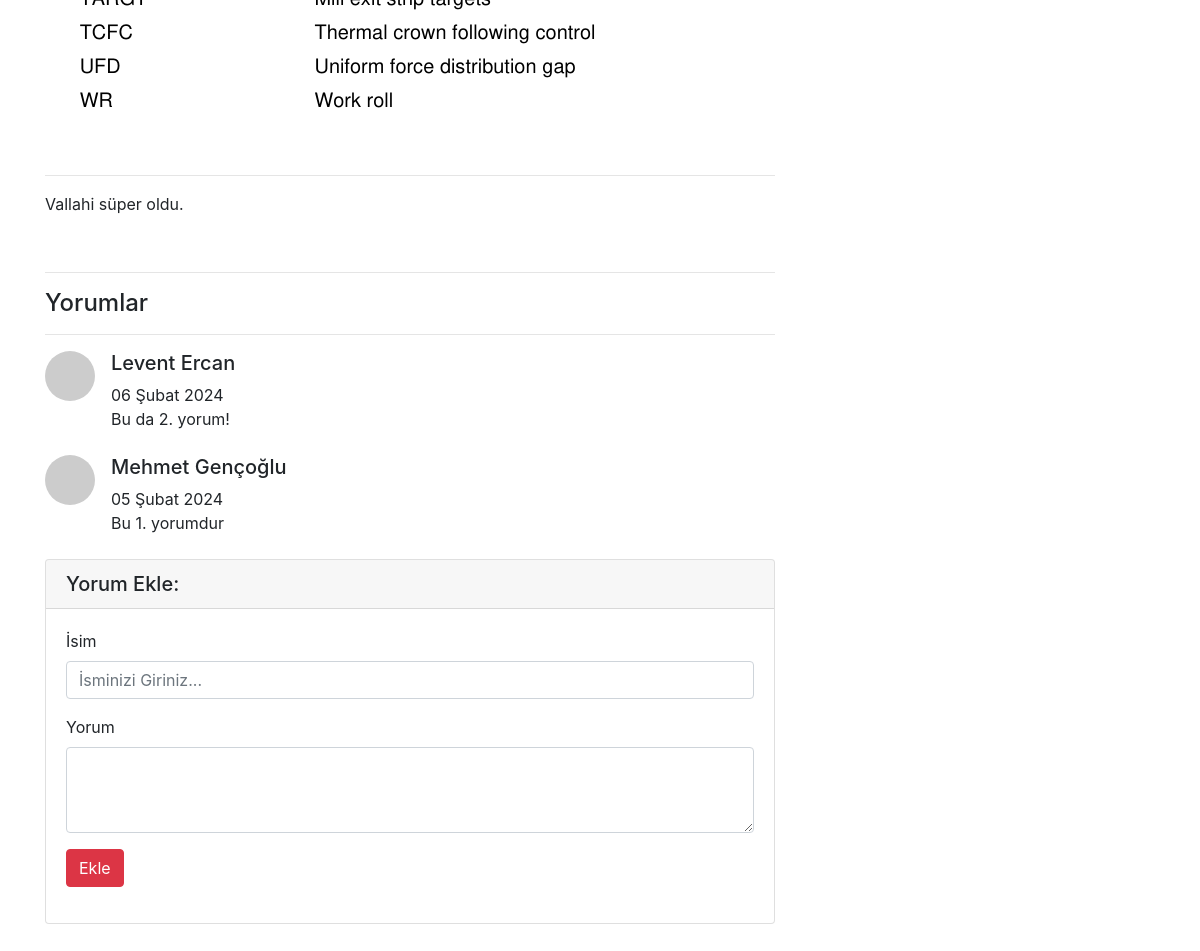
Before: /articles/article/26 (signed in, lower part) with the older database file.
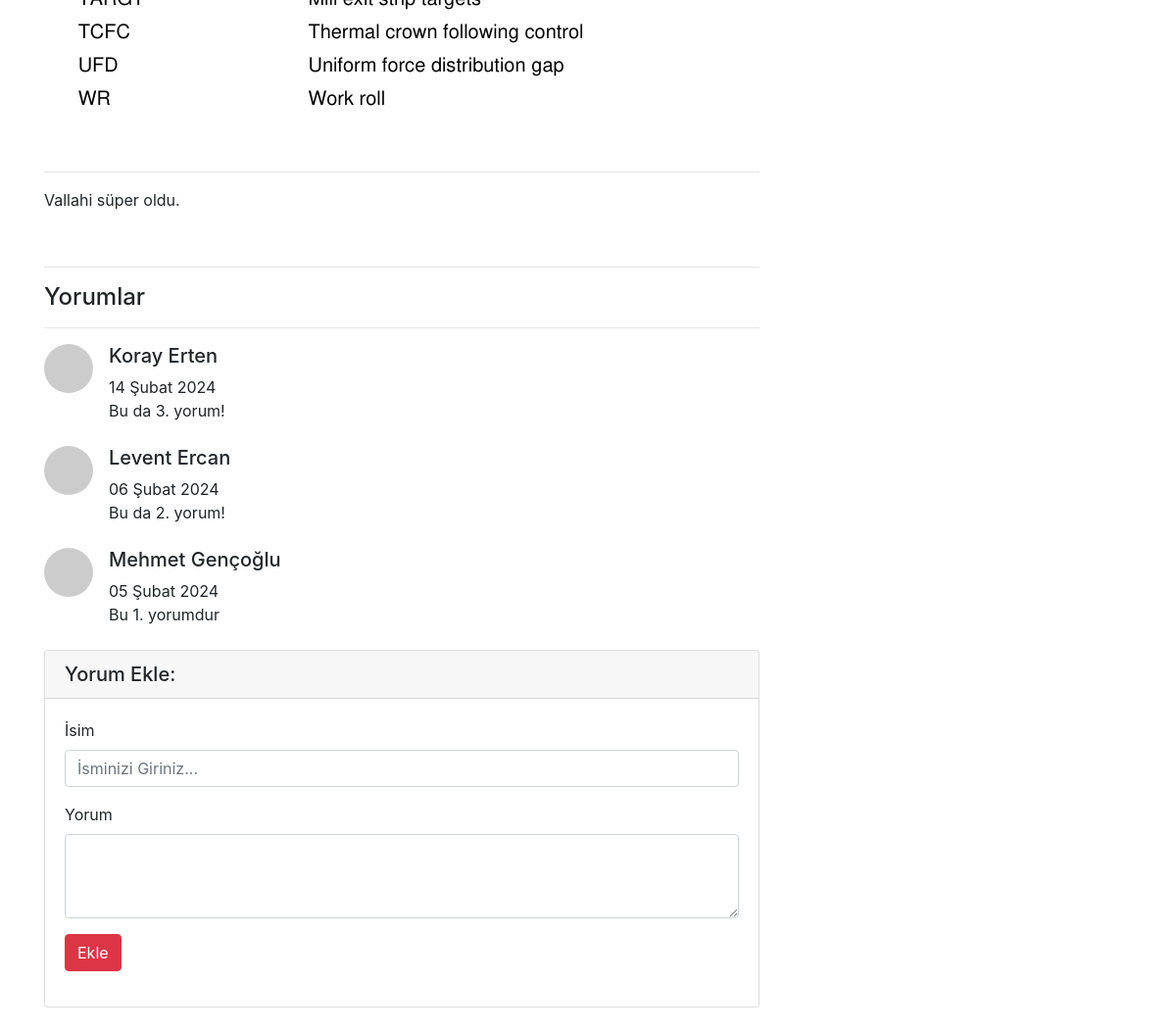
After: the same page with the newer database file.
### article/models.py (models this page shows, shortened)
class Comment(models.Model):
    article = models.ForeignKey(Article,on_delete = models.CASCADE,verbose_name="Makale", related_name = "comments")
    comment_author = models.CharField(max_length=50,verbose_name="İsim")
    comment_content = models.CharField(max_length=200,verbose_name="Yorum")
    comment_date = models.DateField(auto_now_add=True,verbose_name="Yorum Tarihi")
    class Meta: #Sıralama için meta classı gerekiyor
        ordering = ['-comment_date']

### article/views.py (the view)
# urls.py: path("article/<int:id>",views.detail,name="detail"),
@login_required(login_url="user:login")
def detail(request,id):
    article = get_object_or_404(Article,id = id)
    comments = article.comments.all() #related_name = comments
    return render(request,"detail.html",{"article":article, "comments":comments})

### templates/detail.html (shortened to what this page needs)
{% extends "layout.html" %}
{% block body %}
<div class="row">
    <div class="col-lg-8">
      {% if article.article_image %}
      <img class="img-fluid rounded" src="{{article.article_image.url}}" alt="">
      {% endif %}
      <hr>
      <p class="lead">
          {{article.content|safe}}
      </p>
      <hr>
      <h4> Yorumlar </h4>
      <hr>
      {% if comments %}
      {% for comment in comments %}
      <div class="media mb-4">
        <img class="d-flex mr-3 rounded-circle" src="http://placehold.it/50x50" alt="">
        <div class="media-body">
          <h5 class="mt-0"> {{ comment.comment_author }}  </h5>
          {{ comment.comment_date}} <br>
          {{ comment.comment_content }}
        </div>
      </div>
      {% endfor %}
      {% else %}
      <div class = "alert alert-danger">
      Bu makalaye ait yorum bulunmuyor, ilk yorum yapan siz olun!
          </div>
      {% endif %}
      <div class="card my-4">
        <h5 class="card-header">Yorum Ekle:</h5>
        <div class="card-body">
          <form method="post" action = "{% url 'article:comment' article.id %}">
            <div class="form-group">
              <label for="formGroupExampleInput">İsim</label>
              <input type="text" name = "comment_author" class="form-control" id="formGroupName" placeholder="İsminizi Giriniz...">
            </div>
            <div class="form-group">
              <label for="formGroupExampleInput">Yorum</label>
              <textarea class="form-control" name="comment_content"  rows= "3"> </textarea>
            </div>
            <button type="submit" class="btn btn-danger">Ekle</button>
          </form>
        </div>
      </div>
    </div>
{% endblock body %}

Changed rows visible on the page:
added Comment: comment_author "Koray Erten", comment_date "14 Şubat 2024", comment_content "Bu da 3. yorum!"
